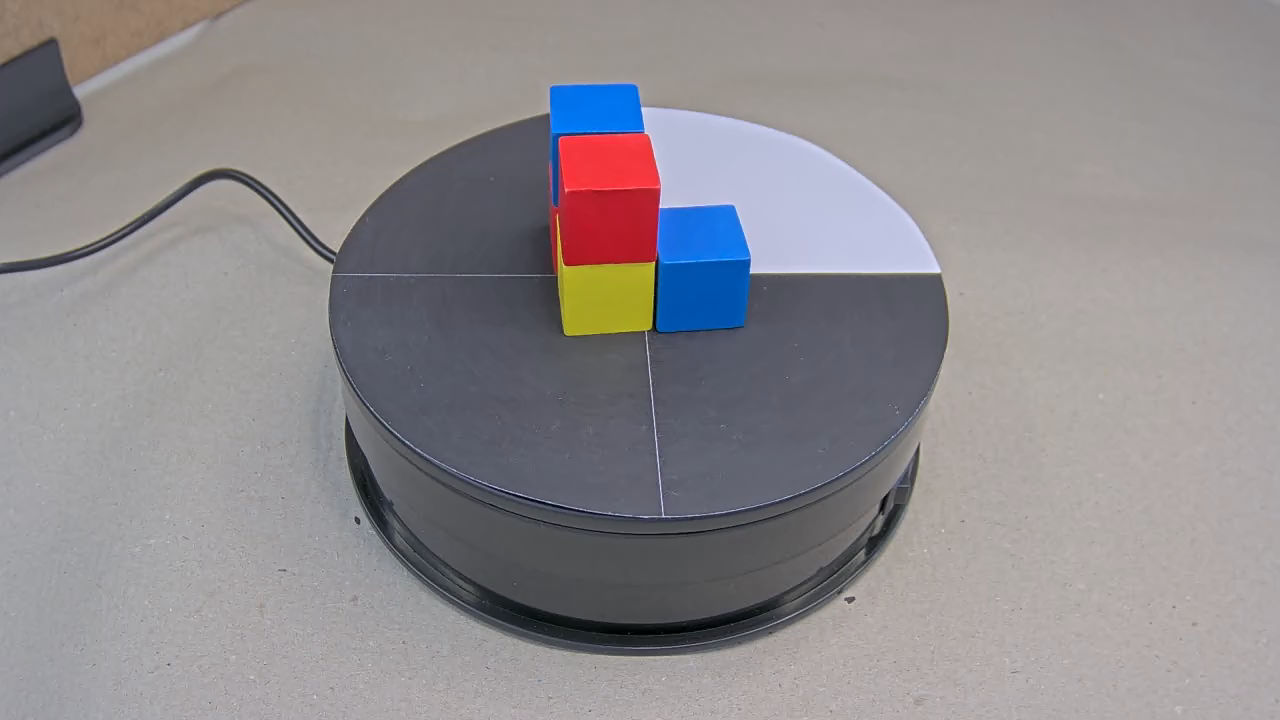
#> input picture Tiefenfilter/Bild3.png, 1280 x 720 px
$ jupyter execute --allow-errors DepthFilter.ipynb
#> lines starting #> are read from the running program, lines starting #| are printed output that depends on the picture; after the words box and inside, x2 and y2 are one past the last pixel; in counts of white or black regions, pixels touching at a corner belong together
# Color Filter

[cell 1]
import cv2
import numpy as np
import matplotlib.pyplot as plt # für RaspberryPi Code entfernen

img = cv2.imread('Bild3.png')
#> img is the input picture: shape (720, 1280, 3); mean B, G, R 142.3, 139.2, 143.1
img = cv2.cvtColor(img, cv2.COLOR_BGR2RGB)
hsv = cv2.cvtColor(img, cv2.COLOR_RGB2HSV)
#> hsv: shape (720, 1280, 3); mean H, S, V 75.9, 25.6, 150.3

lower_red = np.array([0, 100, 110])
upper_red = np.array([345, 255, 255])

lower_blue = np.array([90, 95, 50])
upper_blue = np.array([130, 255, 255])

lower_yellow = np.array([25, 100, 100])
upper_yellow = np.array([30, 255, 255])

red_mask = cv2.inRange(hsv, lower_red, upper_red)
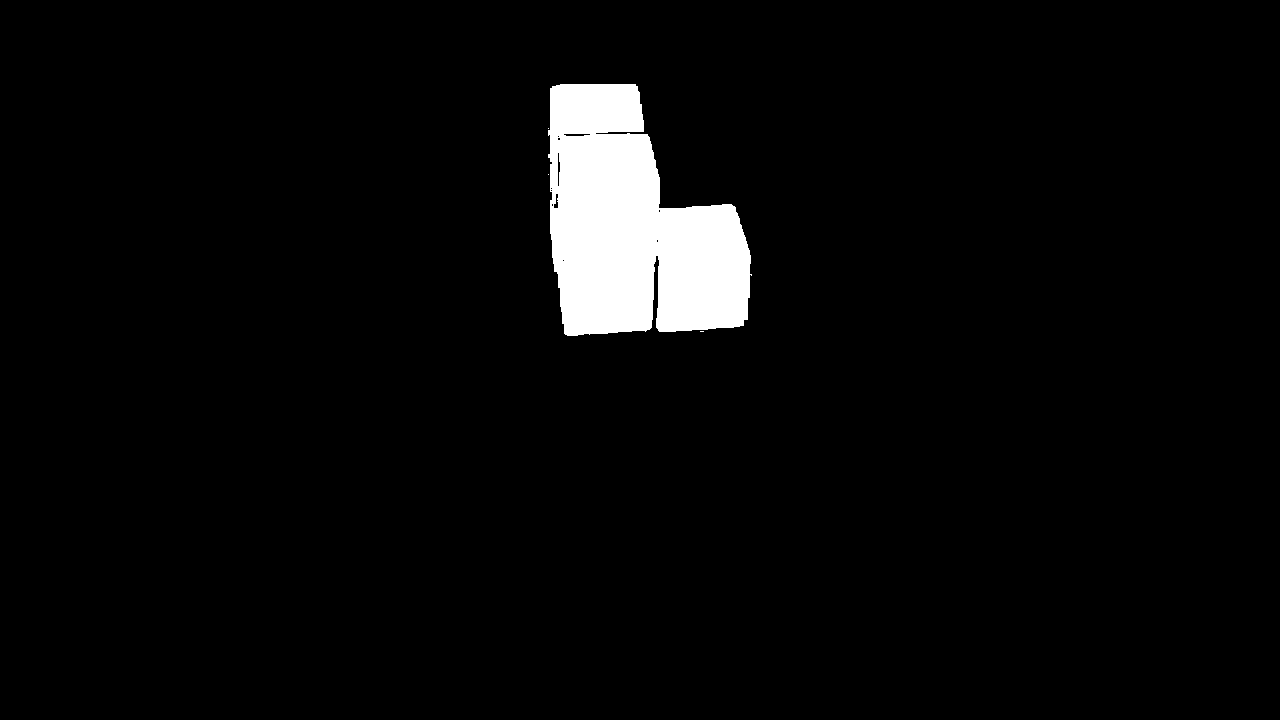
#> red_mask: shape (720, 1280); 3.9% white; 4 white regions (3 under 20 px), largest, box (x1, y1, x2, y2) and area: (548, 84, 752, 336) 35605
blue_mask = cv2.inRange(hsv, lower_blue, upper_blue)
#> blue_mask: shape (720, 1280); 1.8% white; 48 white regions (46 under 20 px), largest, box (x1, y1, x2, y2) and area: (656, 204, 752, 334) 11222, (548, 84, 645, 205) 5072
yellow_mask = cv2.inRange(hsv, lower_yellow, upper_yellow)
#> yellow_mask: shape (720, 1280); 0.66% white; 3 white regions (2 under 20 px), largest, box (x1, y1, x2, y2) and area: (558, 262, 655, 336) 6098

final_mask = red_mask + blue_mask + yellow_mask
filter = cv2.bitwise_and(img, img, mask = final_mask)
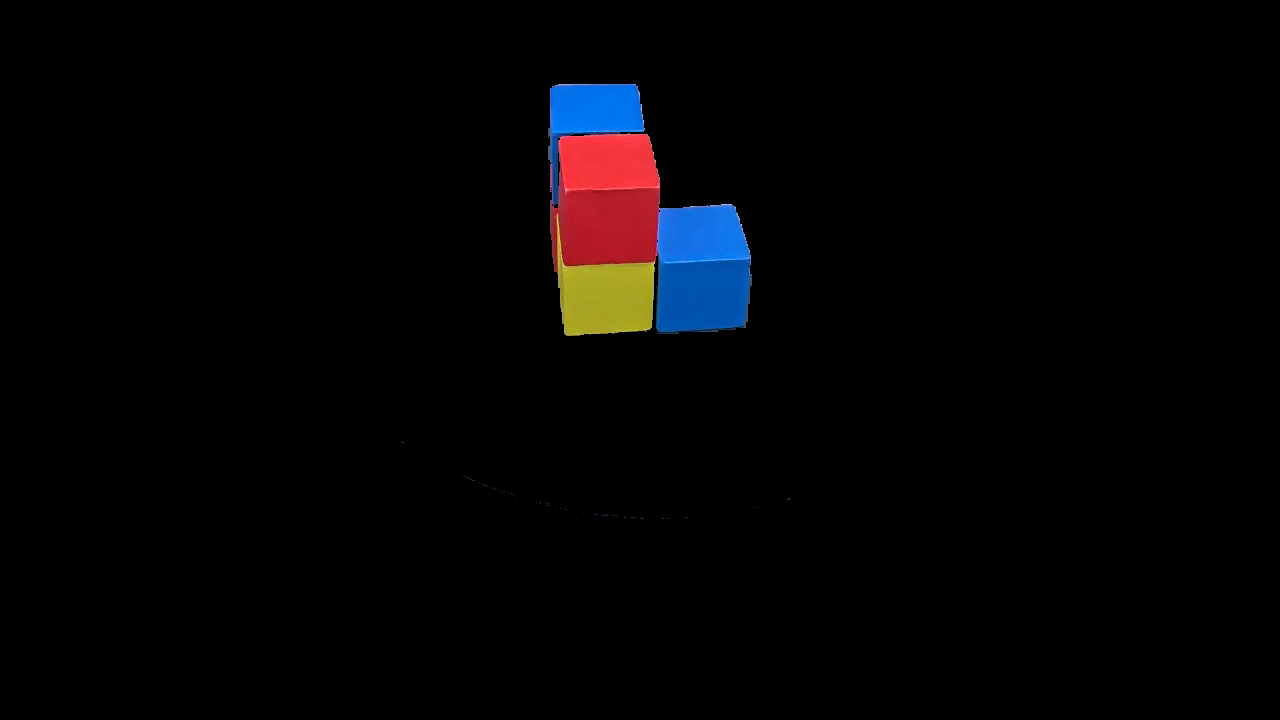
#> filter: shape (720, 1280, 3); mean R, G, B 4.4, 3.6, 4.6

bilateral = cv2.bilateralFilter(filter, 15,100,100) #anpassen
plt.imshow(bilateral) # für RaspberryPi Code entfernen
plt.show() # für RaspberryPi Code entfernen

result = cv2.cvtColor(filter, cv2.COLOR_BGR2RGB)
bilateral = cv2.bilateralFilter(result, 15,100,100) #anpassen
cv2.imwrite("Cubes3.png", bilateral)
#> Out = True

# Depth Map

[cell 2]
import cv2
import torch
import matplotlib.pyplot as plt # für RaspberryPi Code entfernen
from matplotlib.colors import LinearSegmentedColormap

filename = ("Cubes2.png")

model_type = "DPT_Large"
#> (the rest of this cell did not finish here and is left out)

# Image Segmentation

[cell 3]
import cv2
import numpy as np
import matplotlib.pyplot as plt # für RaspberryPi Code entfernen

depth_map = cv2.imread("DepthMap2.png", cv2.IMREAD_GRAYSCALE)
img = cv2.imread("Cubes2.png")

threshold_distance = 14

#> (the rest of this cell did not finish here and is left out)

# Test

[cell 4]
import cv2
import numpy as np
Test = cv2.imread("Screenshot1.png")
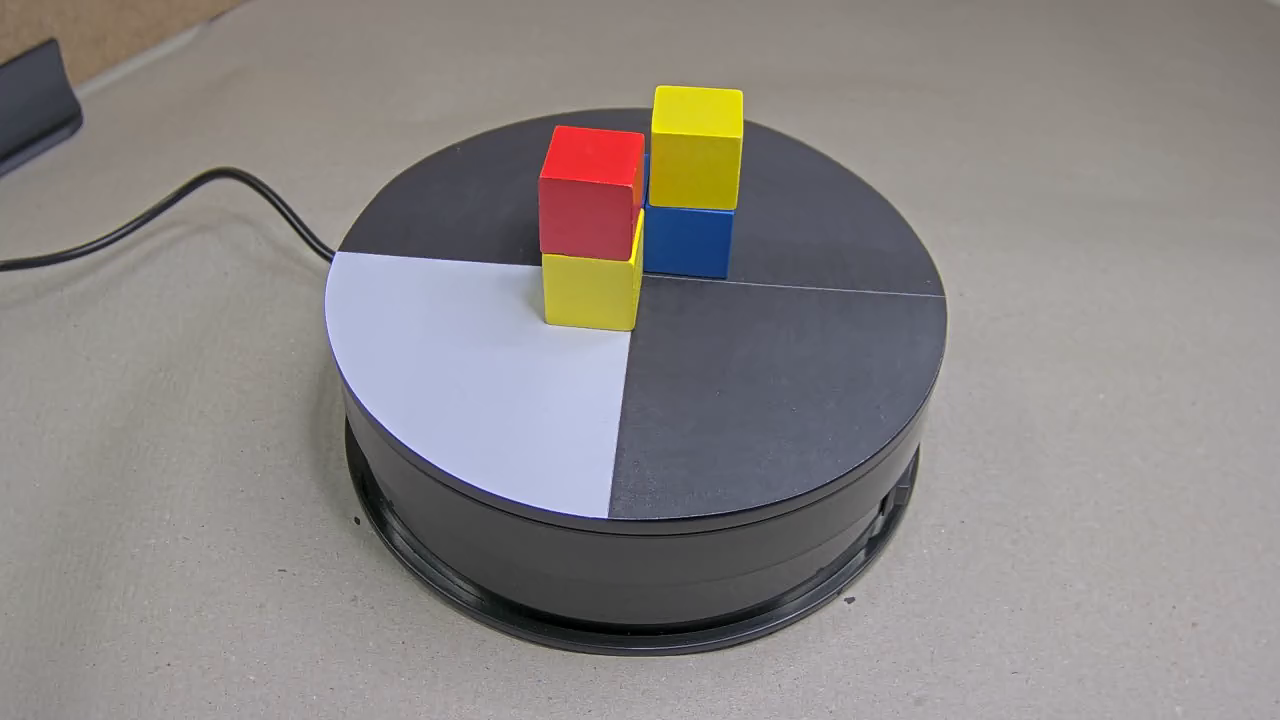
#> input picture Tiefenfilter/Screenshot1.png, 1280 x 720 px
#> Test is the input picture: shape (720, 1280, 3); mean B, G, R 133.6, 135, 139.7
Test[0:720,0:545] = [255,255,255]
Test[0:720,745:1280] = [255,255,255]
Test[0:140,0:1280] = [255,255,255]
Test[320:720,0:1280] = [255,255,255]
cv2.imwrite("Test.png", Test)
#> Out = True

[cell 5]
import cv2

frame = cv2.imread("Screenshot1.png")
frame[0:720,0:545] = [255,255,255]
frame[0:720,745:1280] = [255,255,255]
frame[0:140,0:1280] = [255,255,255]
frame[320:720,0:1280] = [255,255,255]

white = [230,230,230]
black = [70,70,70]


cv2.rectangle(frame, (575, 275), (625, 325), (255, 255, 255), 3)
#> frame: shape (720, 1280, 3); mean B, G, R 247.8, 248.9, 250.4
roi_bottom_left = frame[275:325, 575:625]
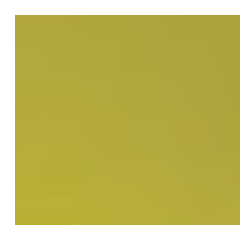
#> roi_bottom_left: shape (50, 50, 3) (shown 5 times larger); mean B, G, R 107.1, 190.2, 196.4
average_color_bottom_left = np.mean(roi_bottom_left, axis=(0, 1))
#> average_color_bottom_left = [107.1, 190.2, 196.4]

cv2.rectangle(frame, (650, 275), (700, 325), (255, 255, 255), 3)
#> frame: shape (720, 1280, 3); mean B, G, R 247.9, 249, 250.6
roi_bottom_right = frame[275:325, 650:700]
average_color_bottom_right = np.mean(roi_bottom_right, axis=(0, 1))
#> average_color_bottom_right = [128.3, 120.4, 119.2]

cv2.rectangle(frame, (650, 275), (700, 325), (255, 255, 255), 3)
roi_bottom_right = frame[275:325, 650:700]
average_color_bottom_right = np.mean(roi_bottom_right, axis=(0, 1))

cv2.rectangle(frame, (575, 100), (625, 150), (255, 255, 255), 3)
#> frame: shape (720, 1280, 3); mean B, G, R 248, 249.1, 250.6
roi_above_left = frame[100:150, 650:700]
average_color_above_left = np.mean(roi_above_left, axis=(0, 1))
#> average_color_above_left = [207.4, 233.3, 237.6]

cv2.rectangle(frame, (650, 100), (700, 150), (255, 255, 255), 3)
#> frame: shape (720, 1280, 3); mean B, G, R 248.1, 249.2, 250.6
roi_above_right = frame[100:150, 650:700]
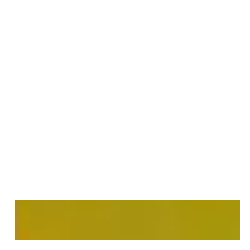
#> roi_above_right: shape (50, 50, 3) (shown 5 times larger); mean B, G, R 220.3, 239.6, 242.7
average_color_above_right = np.mean(roi_above_right, axis=(0, 1))
#> average_color_above_right = [220.3, 239.6, 242.7]

for x in average_color_bottom_left:
    if x > white[0] and x > white[1] and x > white[2]:
        frame[0:210,0:655] = [255,255,255]
#> this loop made 3 passes
#> x on passes 1 to 3: 107.1, 190.2, 196.4

for x in average_color_bottom_right:
    if x > black[0] and x > black[1] and x > black[2]:
        frame[0:720,645:1280] = [255,255,255]
#> this loop made 3 passes
#> x on passes 1 to 3: 128.3, 120.4, 119.2
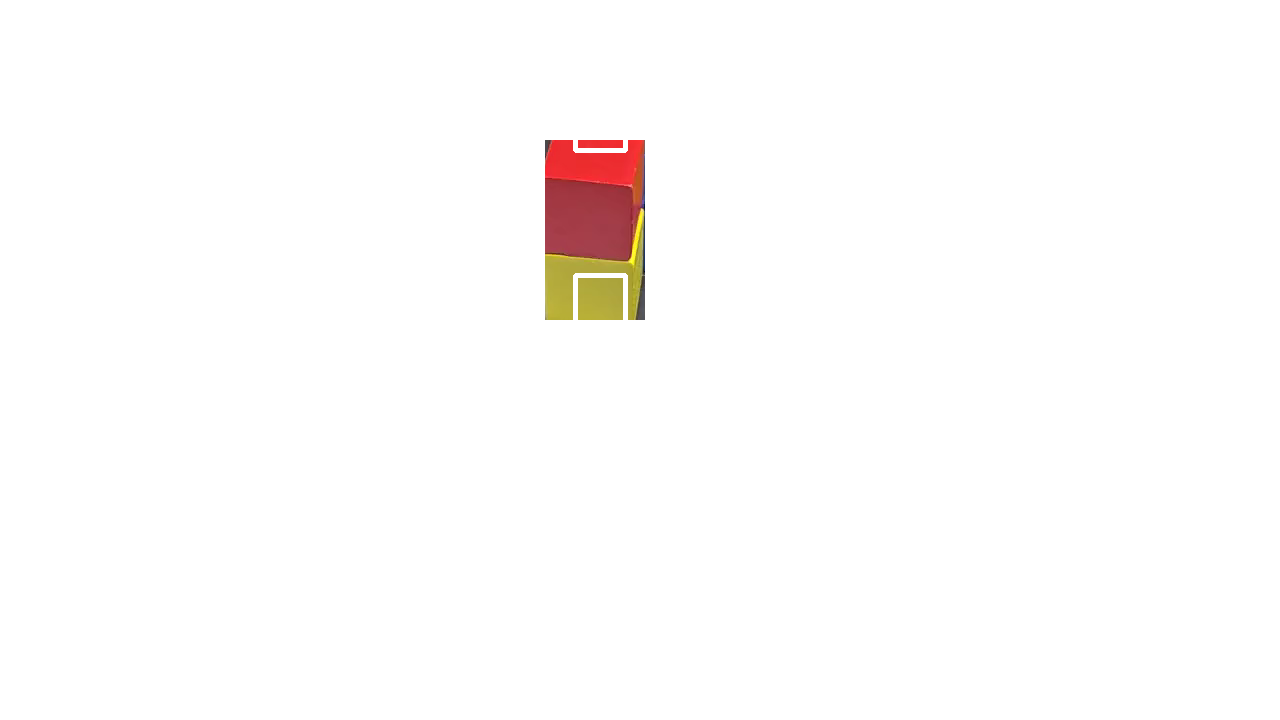
#> frame: shape (720, 1280, 3); mean B, G, R 251.4, 252.1, 253.6

"""for x in average_color_above_left:
    if x > black[0] and x > black[1] and x > black[2]:
        frame[0:210,0:655] = [255,255,255]

for x in average_color_above_right:
    if x > black[0] and x > black[1] and x > black[2]:
        frame[0:210,655:1280] = [255,255,255]"""

cv2.imwrite("Test1.png", frame)
#> Out = True

[cell 6]
import cv2
Test = cv2.imread("Screenshot1.png")
PixelColor = Test[275:325, 650:700]
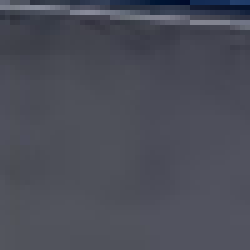
#> PixelColor: shape (50, 50, 3) (shown 5 times larger); mean B, G, R 88, 77, 74.9
print(PixelColor.mean(), PixelColor)
#> (printed output is left out)
